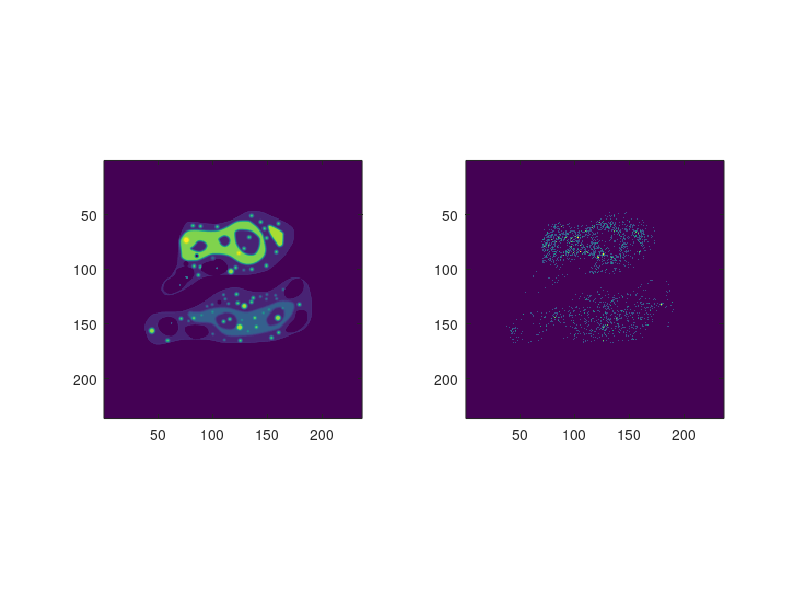

Source code (MATLAB): (Note: this script raises an error after producing the figure.)
function example_cell_dummy()
% Shows another simulation with a cell dummy (quite crowded but not enough
% fine structure).

fprintf('Takes very long!\n');

% load cell example
pattern = load('data/cell_dummy_object.mat');
pattern = pattern.pattern;
% cut off some border
B = 10;
pattern = pattern(1+B:end-B,1+B:end-B);
cell = max(0, pattern - 0.6); % need to subtract a bit of volume
cell = cell / max(cell(:));

% save as transparent image
% A = uint8(cell/max(cell(:))*255);
% cm = gray(255);
% imwrite(A, cm(end:-1:1,:), 'cell.png'); % transparentcolor doesn't work with png

% draw random position from the cell example
rng('shuffle');
number_molecules = 2000;
dims = size(cell);
object = zeros(dims);
n = 0;
while n < number_molecules
    x = randi(dims(1));
    y = randi(dims(2));
    if rand() < cell(x, y)
        object(x, y) = object(x, y) + 1;
        n = n + 1;
    end
end

figure();
subplot(1,2,1);
imagesc(cell);
axis image;
subplot(1,2,2);
imagesc(object);
axis image;

%% general parameters
p = 0.02;
params.md = 4;
data.t_STED = 1e3;
data.t_CONF = 3e2;

params.FWHM_STED = 7;
params.FWHM_CONF = 23;

% PSFs (the same for all examples here)
h_sted = gaussian([31, 31], params.FWHM_STED);
h_conf = gaussian([63, 63], params.FWHM_CONF);

lambda = 0; %.01;

% perform forward simulation
t = tic();
% STED
data.Y_STED = full_forward_simulation(object, p, lambda, h_sted, params.md, data.t_STED, [], true);
% confocal
data.Y_CONF = full_forward_simulation(object, p, lambda, h_conf, params.md, data.t_CONF, [], true);
toc(t);

show_results(data.Y_CONF, data.Y_STED, object, cell);

% store as images
% cm = hot(255);
% for i = 1:2
%     img = data.Y_CONF{i+1};
%     img = uint8(img / max(img(:)) * 255);
%     imwrite(img, cm, sprintf('conf_%d.png', i));
%         img = data.Y_STED{i+1};
%     img = uint8(img / max(img(:)) * 255);
%     imwrite(img, cm, sprintf('sted_%d.png', i));
% end

%% estimate molecular map
alpha = 0.1;
load('miscat/test_cell_dummy.mat'); %Psi = []; % % need to compute a new test before
% Psi = [];
params.lambda = lambda;
params.a = 2; %matched by hand
params.b = 0.031;
t = tic();
[segments, n, p, conf, aux, boxes] = estimate_molecular_map(data,params,Psi,alpha);
% "Making the segmentation valid......done!" - takes very long
toc(t);

fig = figure();
hold on;
axis off;
box on;
seg = segments;
Nseg = double(max(seg(:)));
cm = jet(Nseg);
for i = 1 : Nseg
    B = bwboundaries(seg == i, 'noholes');
    B = B{1};
    patch(B(:, 2), -B(:, 1), cm(i, :), 'EdgeColor', 'k')
end
xlim([1, size(seg, 2)]);
ylim([-size(seg, 1), -1]);
pbaspect([1,1,1]);
exportgraphics(fig, 'cell_segmentation.emf');

fig = figure();
hold on;
axis off;
box on;
N = size(boxes, 1);
% sort boxes by area
a = (diff(boxes(:, [1,3]), 1, 2) + 1) .* (diff(boxes(:, [2,4]), 1, 2) + 1);
[a, ix] = sort(a, 'desc');
boxes = boxes(ix, :);
a = sqrt(a); % we use the sqrt of the area as color indicator
R = [min(a), max(a)];
% cm = jet(1000);
cm = parula(1000);
% cm = img_colormap_dawn(1000);
% cm = bone(1000);
% cm = winter(1000);
for i = 1 : N
    b = boxes(i, :);
    ci = floor((a(i) - R(2))/(R(1)-R(2))*999)+1;
    %     c = floor(cm(ci, :)*255);
    c = cm(ci, :);
    patch(b([2, 2, 4, 4, 2]), -b([1,3,3,1,1]), c, 'EdgeColor', 'k');
end
xlim([1, size(seg, 2)]);
ylim([-size(seg, 1), 1]);
pbaspect([1,1,1]);
exportgraphics(fig, 'cell_boxes.emf');


% A = double(d.watershed);
% A = uint8(A / max(A(:)) * 255);
% cm = jet(255);
% cm(1, :) = [1,1,1];
% imwrite(A, cm, 'cell_watershed.png');
%
% A = double(d.segmentation);
% A = uint8(A / max(A(:)) * 255);
% cm = jet(255);
% cm(1, :) = [1,1,1];
% imwrite(A, cm, 'cell_segmentation.png');

N = size(d.boxes, 1);
A = zeros([size(d.segmentation), 3], 'uint8') + 255; % white at the beginning
% sort boxes by area
a = (diff(d.boxes(:, [1,3]), 1, 2) + 1) .* (diff(d.boxes(:, [2,4]), 1, 2) + 1);
[a, ix] = sort(a, 'desc');
boxes = d.boxes(ix, :);
a = sqrt(a); % we use the sqrt of the area as color indicator
R = [min(a), max(a)];
% cm = jet(1000);
cm = parula(1000);
% cm = img_colormap_dawn(1000);
% cm = bone(1000);
% cm = winter(1000);
for i = 1 : N
    b = boxes(i, :);
    ci = floor((a(i) - R(2))/(R(1)-R(2))*999)+1;
    c = floor(cm(ci, :)*255);
    A(b(1):b(3),b(2):b(4),1) = c(1);
    A(b(1):b(3),b(2):b(4),2) = c(2);
    A(b(1):b(3),b(2):b(4),3) = c(3);
end
imshow(A);
% colormap(parula);
% colormap(img_colormap_dawn);
colormap(bone);
colormap(winter);
colorbar();
% exportgraphics(gcf, 'cell_boxes_parula.png');
% exportgraphics(gcf, 'cell_boxes_dawn.png');
% exportgraphics(gcf, 'cell_boxes_bone.png');
% exportgraphics(gcf, 'cell_boxes_winter.png');
imwrite(A, 'cell_boxes.png');

% molecular map (color coded for density)
N = max(d.segmentation(:));
out = zeros(size(d.segmentation));
for i = 1 : N
    seg = d.segmentation == i;
    no = sum(object(seg));
    A = sum(seg(:));
    out(seg) = no / A;
end
out = uint8(out / max(out(:)) * 255);
out(out == 0) = 255;
imwrite(out, gray, 'map_truth.png');

% molecular map
fig = figure();
imagesc(segments);
axis image;
cm = jet(256);
cm(1, :) = [1,1,1];
colormap(cm);
xticks([]);
yticks([]);
hold on;
[xi, yi] = ndgrid(1:size(segments, 1), 1:size(segments, 2));
hit = zeros(numel(conf), 1);
for i = 1 : numel(conf)
    seg = segments == i;
    % center of mass
    xc = sum(xi(:) .* seg(:)) ./ sum(seg(:));
    yc = sum(yi(:) .* seg(:)) ./ sum(seg(:));
    no = sum(object(seg));
    %     text(yc, xc, sprintf('%d (%d,%d)', no, conf{i}), 'HorizontalAlignment', 'center');
    text(yc, xc, sprintf('%d', no), 'HorizontalAlignment', 'center', 'FontSize', 14);
    if no >= conf{i}(1) && no <= conf{i}(2)
        hit(i) = 1;
    end
end
exportgraphics(fig, 'cell_molecular_map.png');

fig = figure();
subplot(1,2,1);
imagesc(data.Y_STED{2});
axis image;
title('STED 1-ph');
subplot(1,2,2);
imagesc(segments);
axis image;
hold on;
imagesc(h_sted*numel(conf));
title('segmentation');

% fig = figure();
fig = figure('units','normalized','outerposition',[0 0 1 1]);
subplot(1,2,1);
imagesc(object);
axis image;
title(sprintf('truth n=%d (%d in segments)', sum(object(:)), sum(object(segments>0))));
subplot(1,2,2);
imagesc(segments);
axis image;
hold on;
[xi, yi] = ndgrid(1:size(segments, 1), 1:size(segments, 2));
hit = zeros(numel(conf), 1);
for i = 1 : numel(conf)
    seg = segments == i;
    % center of mass
    xc = sum(xi(:) .* seg(:)) ./ sum(seg(:));
    yc = sum(yi(:) .* seg(:)) ./ sum(seg(:));
    no = sum(object(seg));
    text(yc, xc, sprintf('%d (%d,%d)', no, conf{i}), 'HorizontalAlignment', 'center');
    if no >= conf{i}(1) && no <= conf{i}(2)
        hit(i) = 1;
    end
end
title(sprintf('%d segments, confidence hits=%.2f', numel(conf), mean(hit)));

end

function show_results(y_conf, y_sted, object, cell)
%

fig = figure();
for i = 1 : 4
    img = y_conf{i+1};
    subplot(2, 4, i);
    imagesc(img);
    axis image;
    title(sprintf('conf. %d-events: %d', i, sum(img(:))));
end
for i = 1 : 2
    img = y_sted{i+1};
    subplot(2, 4, 4+i);
    imagesc(img);
    axis image;
    title(sprintf('STED %d-events: %d', i, sum(img(:))));
end

subplot(2,4,7);
imagesc(object);
axis image;
title(sprintf('true mol.=%d',sum(object(:))));

subplot(2,4,8);
imagesc(cell);
axis image;
title('true object');

end